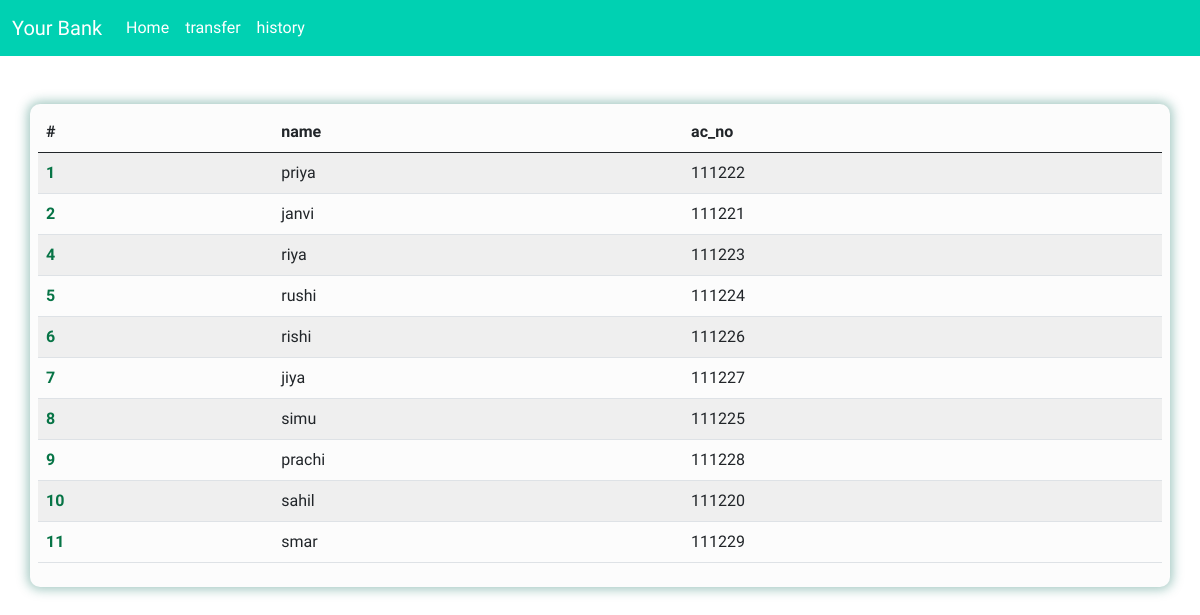
The page / on the database its author committed.
### tables this page shows
CREATE TABLE `customer` (
  `cust_id` int(10) NOT NULL,
  `name` varchar(50) DEFAULT NULL,
  `ac_no` int(10) DEFAULT NULL,
  `email` varchar(20) NOT NULL,
  `balance` float DEFAULT NULL,
  `img` blob DEFAULT NULL
);

### index.php (the view, shortened to what this page needs)
<?php
    include './conect.php';
    $query="SELECT* FROM `customer`;";
    $result =mysqli_query($con,$query);
?>
<!doctype html>
<html lang="en">
  <head>
    <link href="https://cdn.jsdelivr.net/npm/bootstrap@5.0.0-beta1/dist/css/bootstrap.min.css" rel="stylesheet">
  </head>
  <body style="font-family: 'Yusei Magic', sans-serif;">
    <nav class="navbar navbar-expand-lg navbar-dark" style="background-color:#00d1b2">
  <div class="container-fluid">
    <a class="navbar-brand" href="index.php">Your Bank</a>
    <div class="collapse navbar-collapse" id="navbarNav">
      <ul class="navbar-nav">
        <li class="nav-item">
          <a class="nav-link" style="color: white;" aria-current="page" href="index.php">Home</a>
        </li>
        <li class="nav-item">
          <a class="nav-link"href="transection.php" style="color: white;">transfer</a>
        </li>
        <li class="nav-item">
          <a class="nav-link" href="history.php" style="color: white;">history</a></li>
      </ul>
    </div>
  </div>
</nav>
<div class="container mt-5 p-2 center">
<table class="table table-striped">
  <thead>
    <tr>
      <th scope="col">#</th>
      <th scope="col">name</th>
      <th scope="col">ac_no</th>
    </tr>
  </thead>
  <tbody>
  <?php while($row = mysqli_fetch_assoc($result))
             {?>
    <tr>
      <th scope="row">
    <a class="link" href="about.php?id=<?php echo $row['cust_id']?>"><?php echo $row['cust_id']?></a></th>
      <td><?php echo $row['name'] ?></td>
      <td><?php echo $row['ac_no']?></td>
    </tr>
          <?php   }?>
  </tbody>
</table>
</div>
  </body>
</html>

### index.php (style rules this page uses)
.link { text-decoration: none; color: rgb(7, 116, 70); }
.center { background-color: rgb(252, 252, 252); border-radius: 10px; box-shadow: 0 0 12px 2px rgba(4, 104, 87, 0.4); overflow: hidden; }

### rows shown on the page
customer: cust_id "1", name "priya", ac_no "111222"
customer: cust_id "2", name "janvi", ac_no "111221"
customer: cust_id "4", name "riya", ac_no "111223"
customer: cust_id "5", name "rushi", ac_no "111224"
customer: cust_id "6", name "rishi", ac_no "111226"
customer: cust_id "7", name "jiya", ac_no "111227"
customer: cust_id "8", name "simu", ac_no "111225"
customer: cust_id "9", name "prachi", ac_no "111228"
customer: cust_id "10", name "sahil", ac_no "111220"
customer: cust_id "11", name "smar", ac_no "111229"
